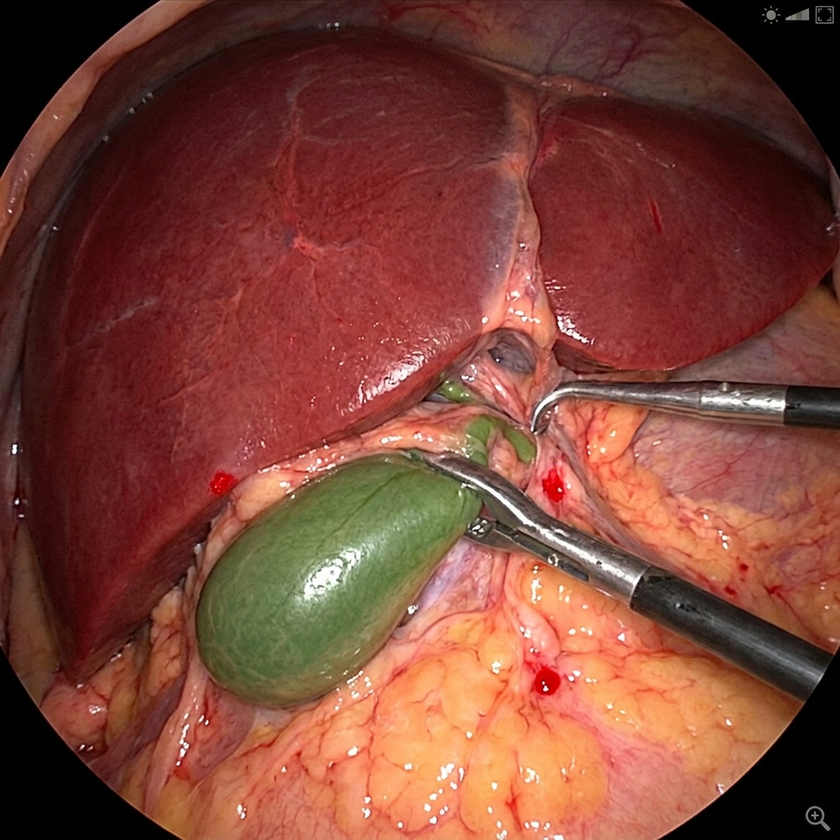
#> input picture seed_data/clean/clean_lap_1_1777907937751.png, 840 x 840 px, shrunk from 1024 x 1024 before the run
$ python -i demo_mode.py   (imports and definitions only)   (older library calls are emulated)
#> lines starting #> are read from the running program, lines starting #| are printed output that depends on the picture
#> further down, picture is the input picture: shape (840, 840, 3); mean B, G, R 54.9, 67.7, 125.4
import numpy as np
import cv2


def inject_fgsm_noise(frame, epsilon=0.03):
    """Simulate a fast gradient sign adversarial perturbation on a surgical frame."""
#> called with epsilon = 0.03
    image = frame.astype(np.float32) / 255.0
    gray = cv2.cvtColor((image * 255).astype(np.uint8), cv2.COLOR_BGR2GRAY).astype(np.float32) / 255.0
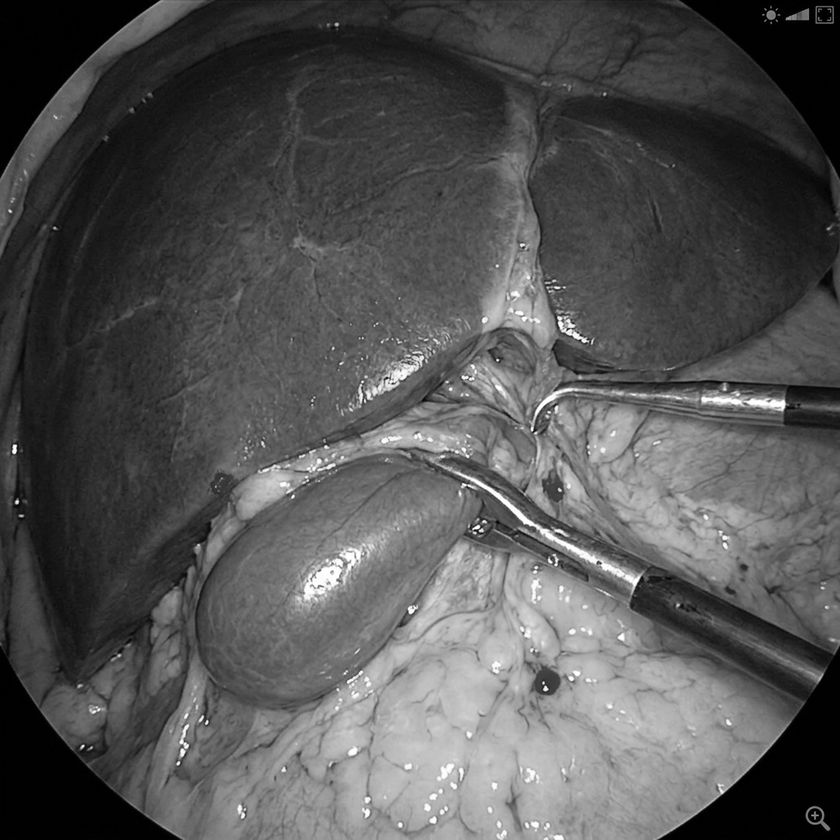
#> gray: shape (840, 840) float32; min 0, max 1, mean 0.327
    gx = cv2.Sobel(gray, cv2.CV_32F, 1, 0, ksize=3)
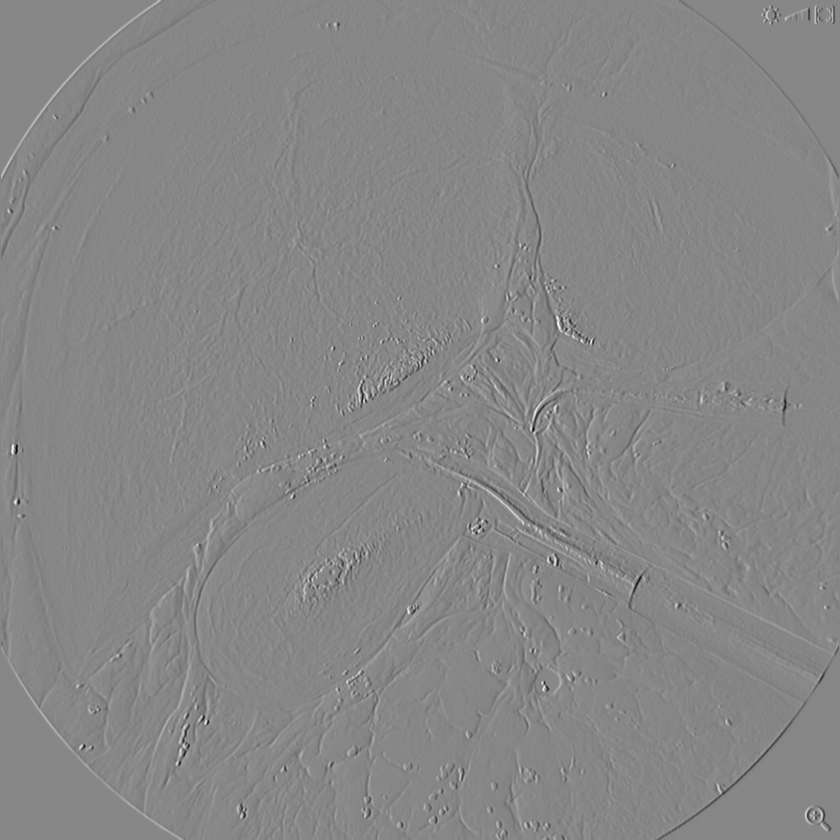
#> gx: shape (840, 840) float32; min -3.67, max 3.27, mean 0.00046; drawn with min black and max white
    gy = cv2.Sobel(gray, cv2.CV_32F, 0, 1, ksize=3)
    gradient_sign = np.sign(gx + gy)[:, :, None]
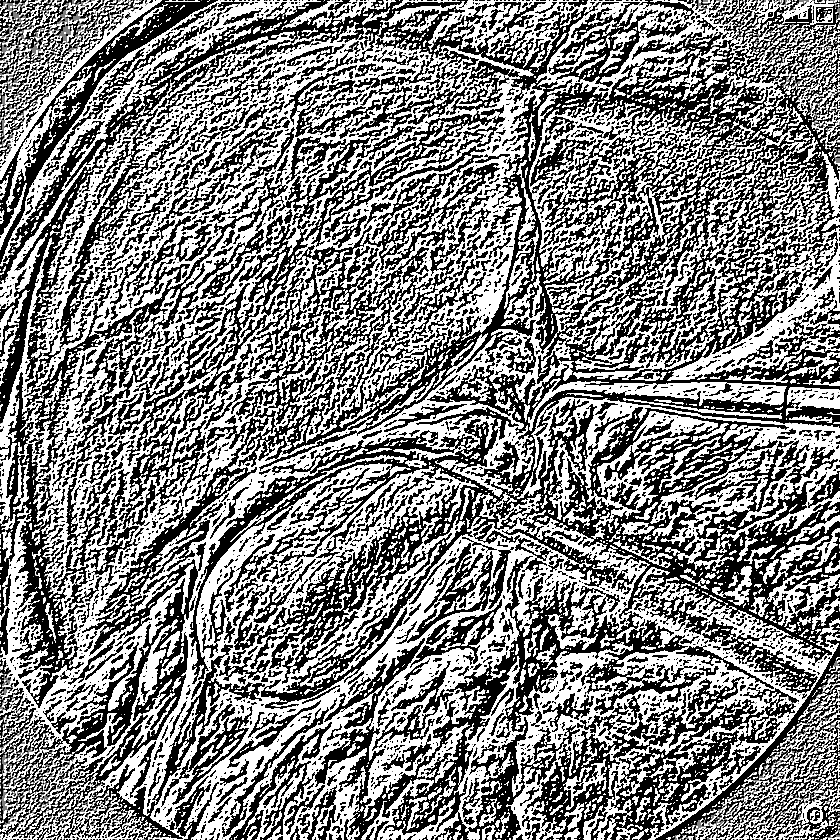
#> gradient_sign: shape (840, 840, 1) float32; min -1, max 1, mean 0.0269; drawn with min black and max white
    perturbed = image + epsilon * gradient_sign
    perturbed = np.clip(perturbed, 0.0, 1.0)
    return (perturbed * 255.0).astype(np.uint8)


def create_attack_video(input_path, output_path, frames_to_attack=100):
    cap = cv2.VideoCapture(str(input_path))
    fourcc = cv2.VideoWriter_fourcc(*"mp4v")
    fps = cap.get(cv2.CAP_PROP_FPS) or 30.0
    width = int(cap.get(cv2.CAP_PROP_FRAME_WIDTH))
    height = int(cap.get(cv2.CAP_PROP_FRAME_HEIGHT))
    writer = cv2.VideoWriter(str(output_path), fourcc, fps, (width, height))
    frame_id = 0

    while True:
        ret, frame = cap.read()
        if not ret:
            break

        if frame_id < frames_to_attack:
            frame = inject_fgsm_noise(frame, epsilon=0.04)
        writer.write(frame)
        frame_id += 1

    cap.release()
    writer.release()
    return output_path

>>> import cv2
>>> picture = cv2.imread('../../seed_data/clean/clean_lap_1_1777907937751.png')
>>> result = inject_fgsm_noise(picture)

$ run again, on seed_data/clean/clean_lap_2_1777907953231.png
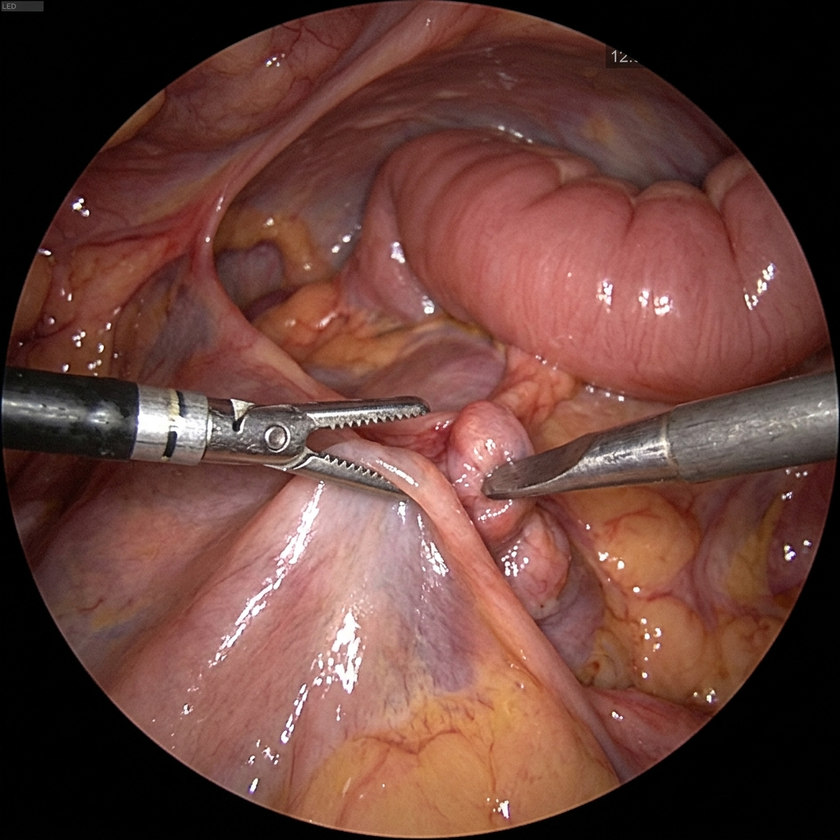
#> input picture seed_data/clean/clean_lap_2_1777907953231.png, 840 x 840 px, shrunk from 1024 x 1024 before the run
#> picture is the input picture: shape (840, 840, 3); mean B, G, R 58.3, 65.8, 104.7
#> in inject_fgsm_noise, `gy = cv2.Sobel(gray, cv2.CV_32F, 0, 1, ksize=3)`:
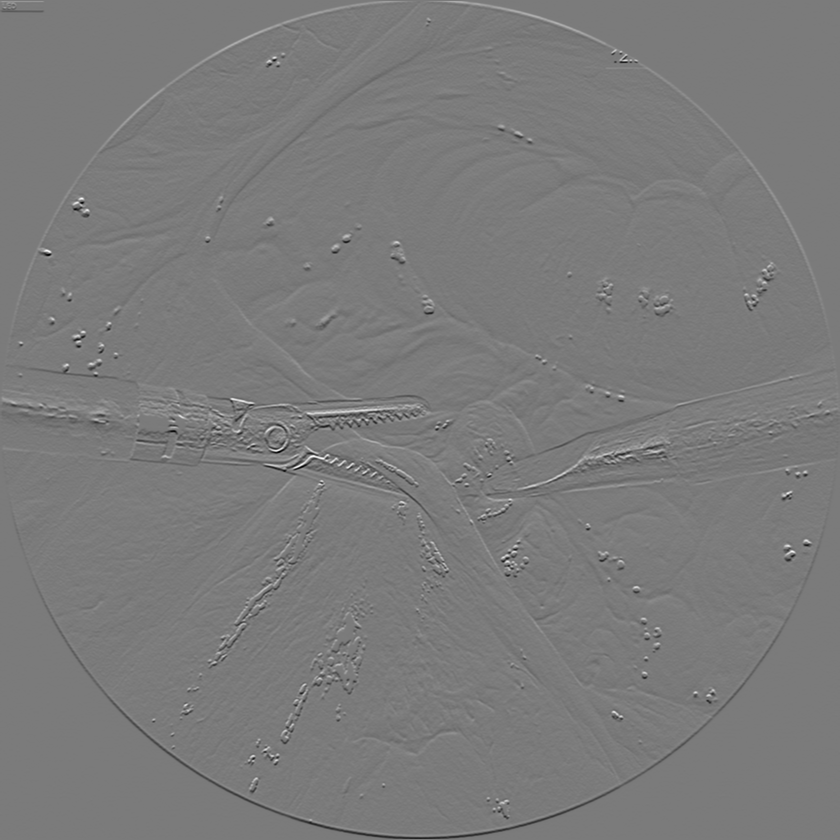
#> gy: shape (840, 840) float32; min -3.2, max 3.42, mean -0.000152; drawn with min black and max white
#> in inject_fgsm_noise, `gradient_sign = np.sign(gx + gy)[:, :, None]`:
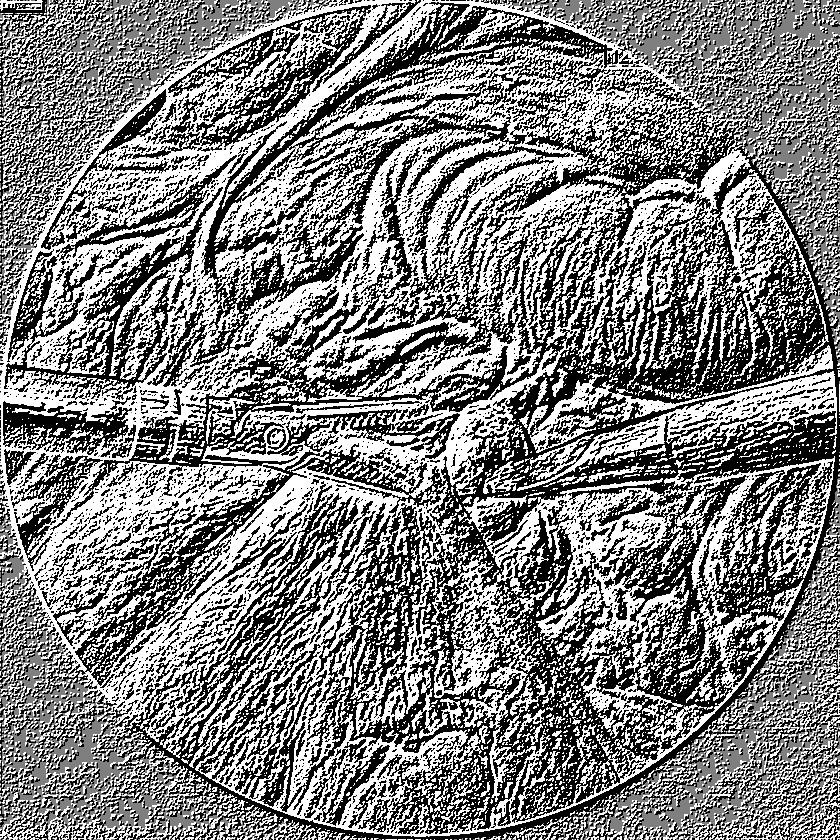
#> gradient_sign: shape (840, 840, 1) float32; min -1, max 1, mean 0.0135; drawn with min black and max white

$ run again, on seed_data/clean/clean_lap_3_1777908009700.png
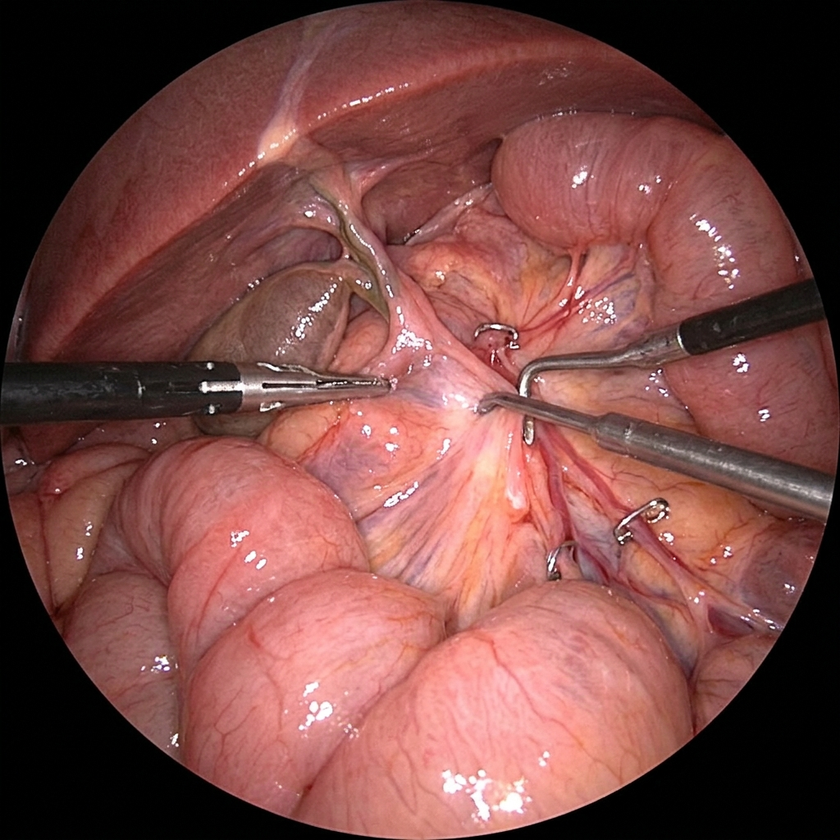
#> input picture seed_data/clean/clean_lap_3_1777908009700.png, 840 x 840 px, shrunk from 1024 x 1024 before the run
#> picture is the input picture: shape (840, 840, 3); mean B, G, R 70.1, 73.7, 123
#> in inject_fgsm_noise, `gy = cv2.Sobel(gray, cv2.CV_32F, 0, 1, ksize=3)`:
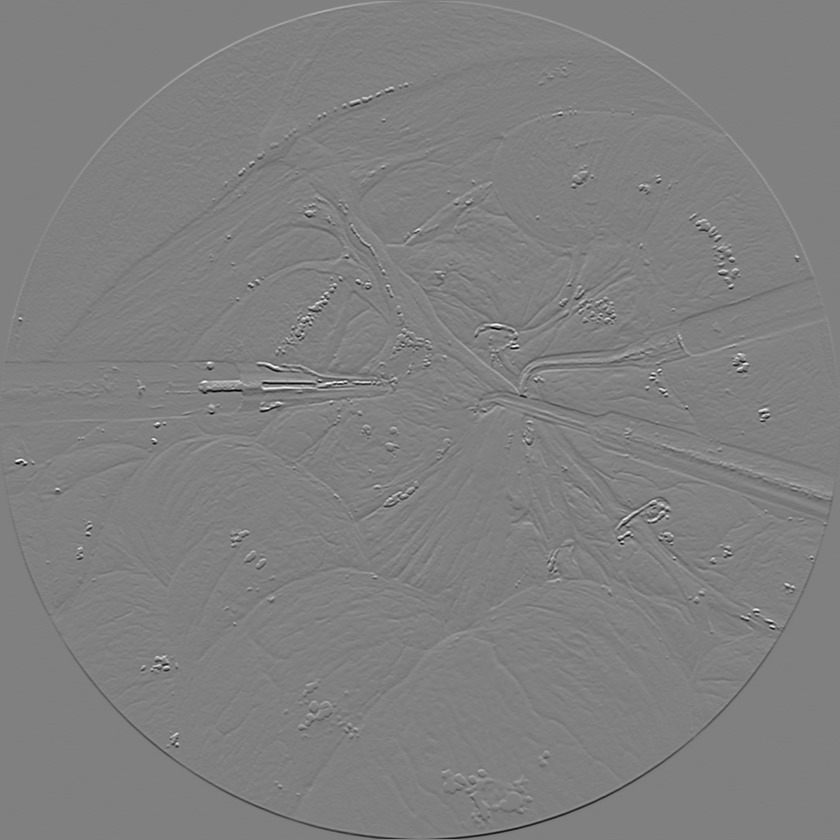
#> gy: shape (840, 840) float32; min -3.62, max 3.57, mean 0.000246; drawn with min black and max white
#> in inject_fgsm_noise, `gradient_sign = np.sign(gx + gy)[:, :, None]`:
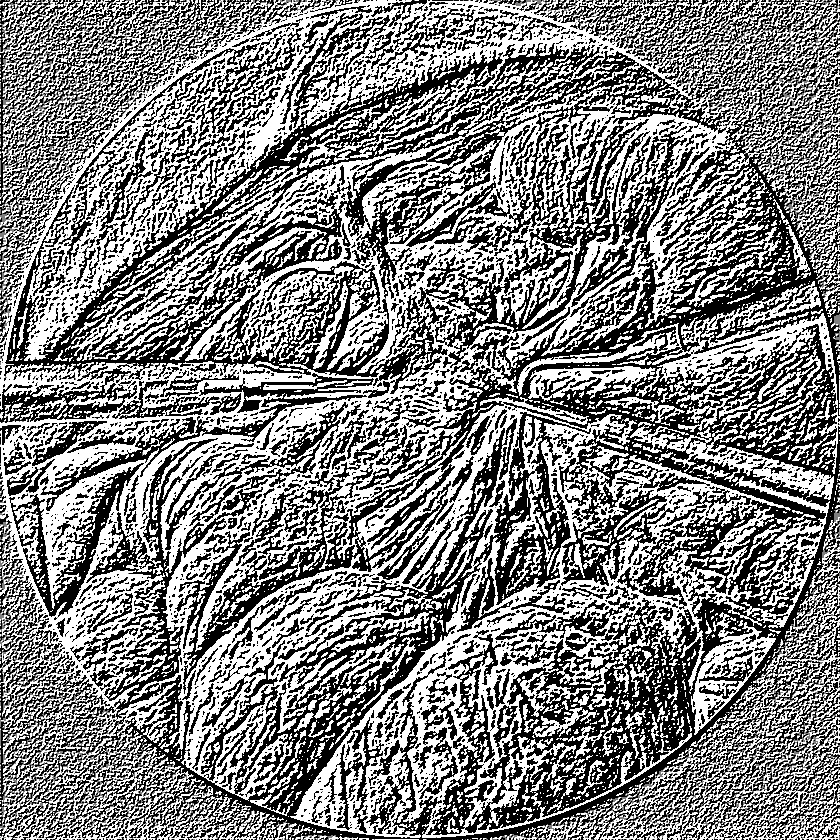
#> gradient_sign: shape (840, 840, 1) float32; min -1, max 1, mean 0.0215; drawn with min black and max white

$ run again, on seed_data/clean/clean_lap_4_1777908024422.png
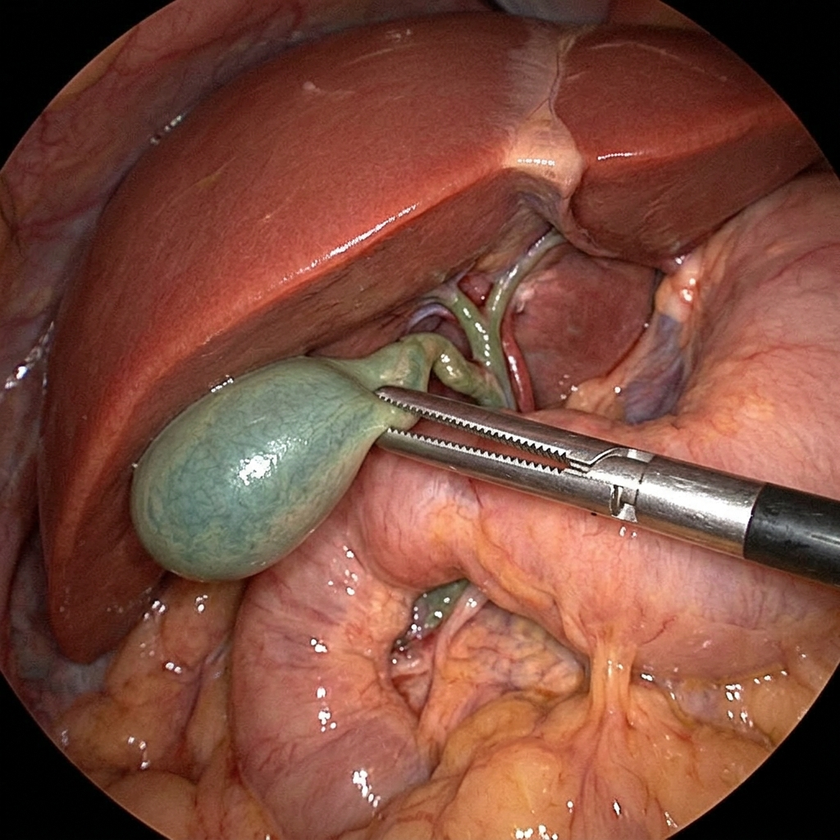
#> input picture seed_data/clean/clean_lap_4_1777908024422.png, 840 x 840 px, shrunk from 1024 x 1024 before the run
#> picture is the input picture: shape (840, 840, 3); mean B, G, R 61.3, 75.8, 125.6
#> in inject_fgsm_noise, `gx = cv2.Sobel(gray, cv2.CV_32F, 1, 0, ksize=3)`:
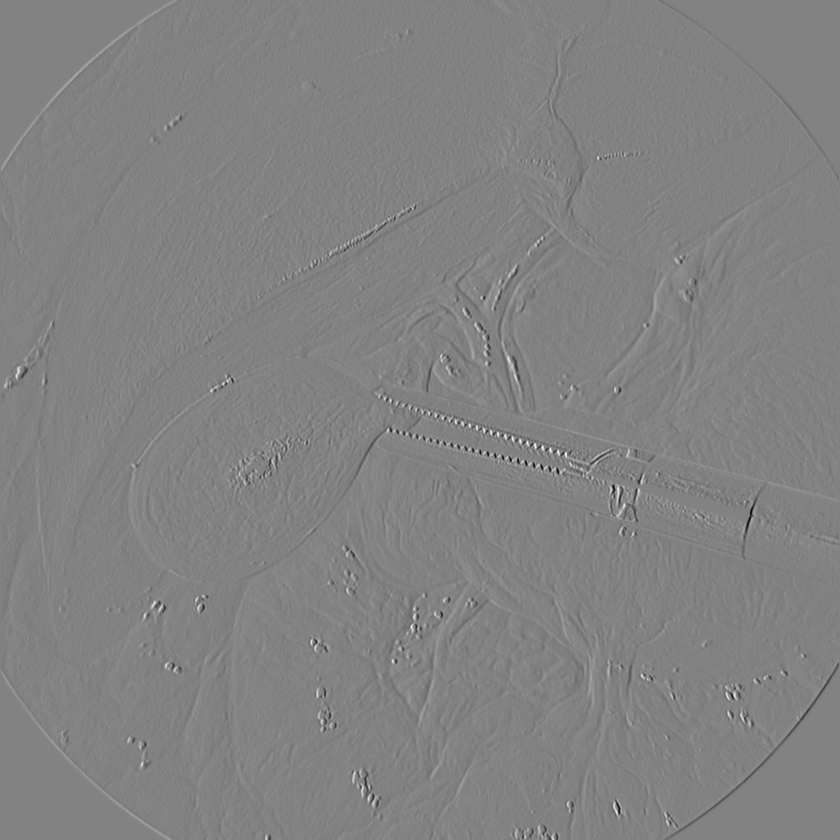
#> gx: shape (840, 840) float32; min -3.78, max 3.62, mean 0.000928; drawn with min black and max white
#> in inject_fgsm_noise, `gradient_sign = np.sign(gx + gy)[:, :, None]`:
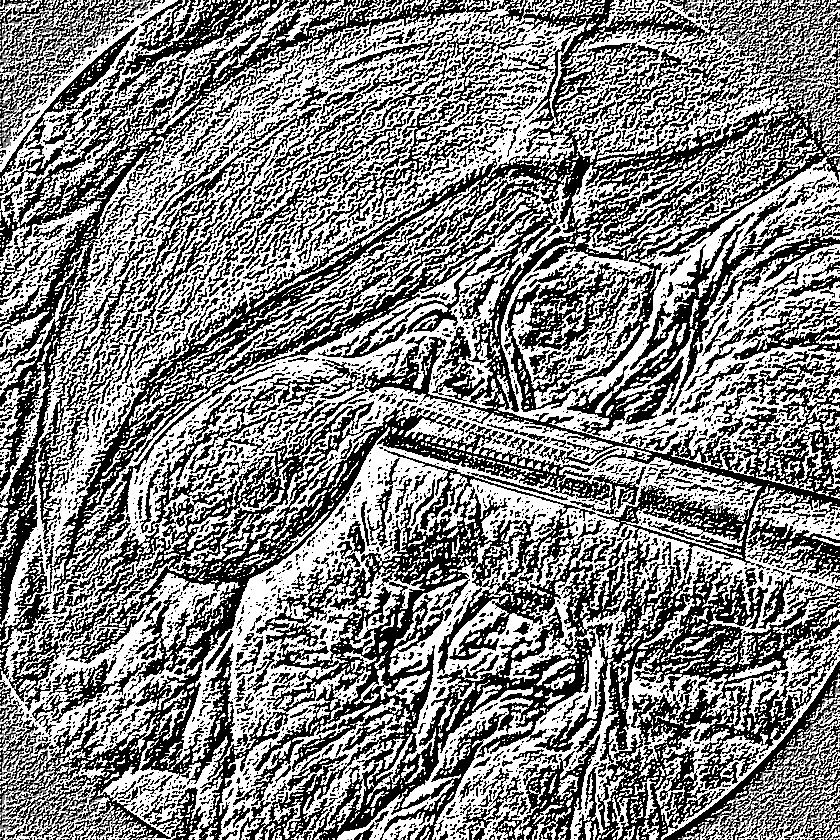
#> gradient_sign: shape (840, 840, 1) float32; min -1, max 1, mean 0.0288; drawn with min black and max white
